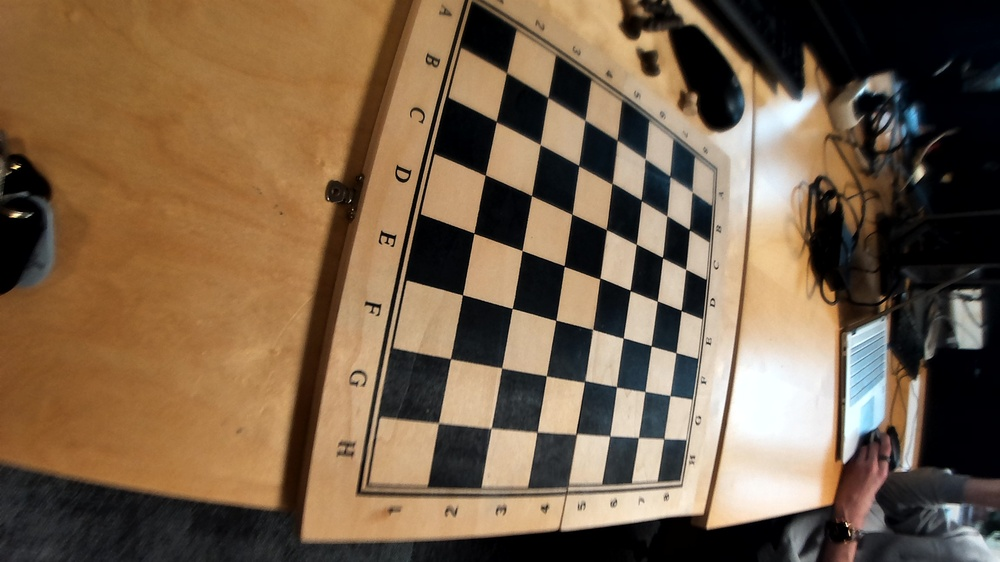
#> input picture camera_calibration/calibration/WIN_20230517_11_08_42_Pro.jpg, 1000 x 562 px, shrunk from 2304 x 1296 before the run; its folder holds 4 pictures in this run
$ python calibrate_camera.py
#> lines starting #> are read from the running program, lines starting #| are printed output that depends on the picture
import glob

import cv2
import numpy as np
np.set_printoptions(suppress=True)

# Set the number of chessboard corners
num_corners_x = 7
num_corners_y = 7

# Set the size of the chessboard squares in meters
square_size = 0.035

# Prepare object points, e.g., (0,0,0), (1,0,0), (2,0,0), ..., (8,5,0)
object_points = np.zeros((num_corners_x * num_corners_y, 3), np.float32)
object_points[:,:2] = np.mgrid[0:num_corners_x, 0:num_corners_y].T.reshape(-1, 2) * square_size

# Arrays to store object points and image points from calibration images
object_points_list = []   # 3D points in real world space
image_points_list = []    # 2D points in image plane

# Read calibration images and detect chessboard corners
calibration_images = glob.glob('calibration/*.jpg')  # Adjust the path to your calibration image directory
print(len(calibration_images))
for image_path in calibration_images:
    image = cv2.imread(image_path)
#> image is the input picture: shape (562, 1000, 3); mean B, G, R 73.5, 97.2, 119.9
    gray = cv2.cvtColor(image, cv2.COLOR_BGR2GRAY)
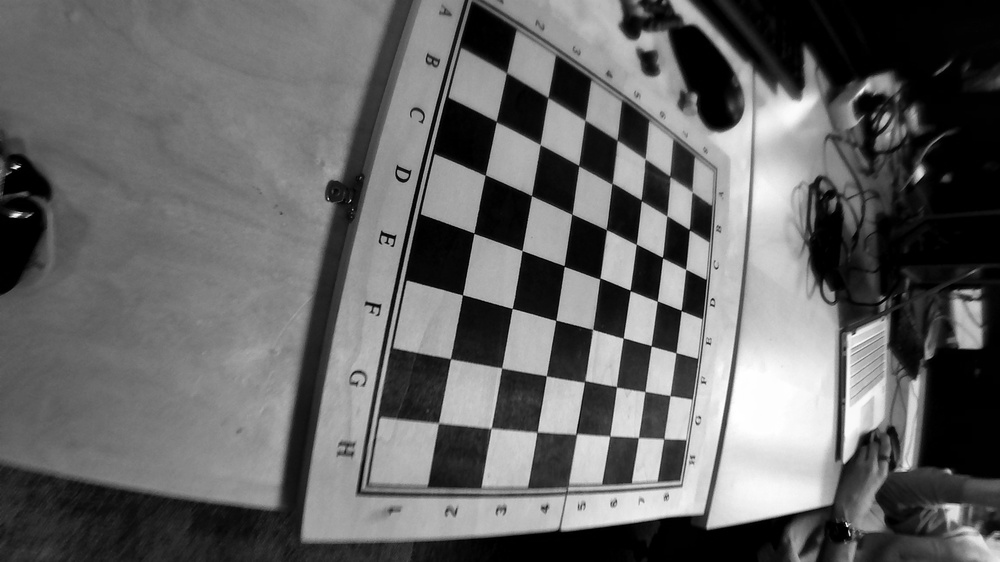
#> gray: shape (562, 1000); min 0, max 255, mean 101.3

    # Find chessboard corners
    ret, corners = cv2.findChessboardCorners(gray, (num_corners_x, num_corners_y), None)
#> ret = True; corners = 49 rows, first 8: [506.4, 73.1], [547.8, 97.76], [584.8, 120.3], [617.2, 140.5], [645.1, 158.8], [669.9, 176.4], [692.4, 192.1], [496.4, 121.7]
    # If corners are found, add object points and image points
    if ret:
        object_points_list.append(object_points)
        image_points_list.append(corners)
#> pass 2 of the loop `for image_path in calibration_images:`:
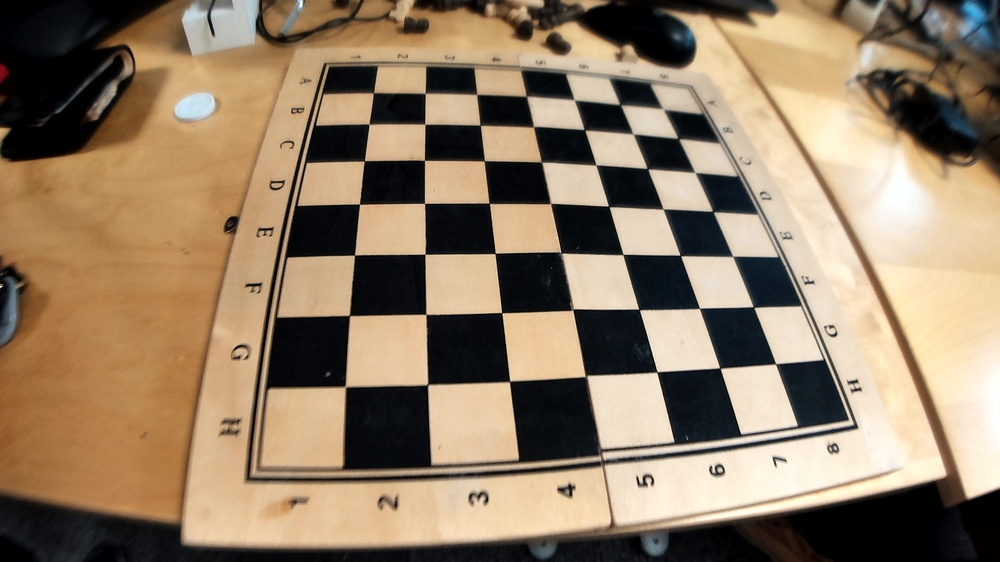
#> input picture camera_calibration/calibration/WIN_20230517_11_08_46_Pro.jpg, 1000 x 562 px, shrunk from 2304 x 1296 before the run
#> image is the input picture: shape (562, 1000, 3); mean B, G, R 101.5, 125.7, 146
#> `gray = cv2.cvtColor(image, cv2.COLOR_BGR2GRAY)`:
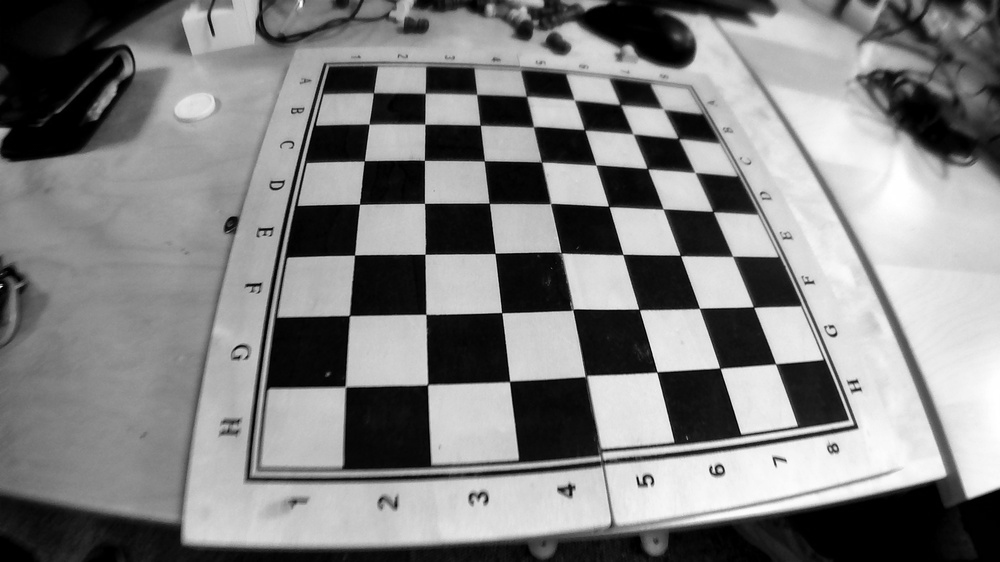
#> gray: shape (562, 1000); min 0, max 255, mean 129
#> corners = 49 rows, first 8: [373.4, 92.82], [425.2, 93.46], [476.7, 94.53], [526.5, 96.62], [574.2, 99.84], [619.8, 104.4], [663.8, 109.4], [369.1, 124.3]
#> pass 3 of the loop `for image_path in calibration_images:`:
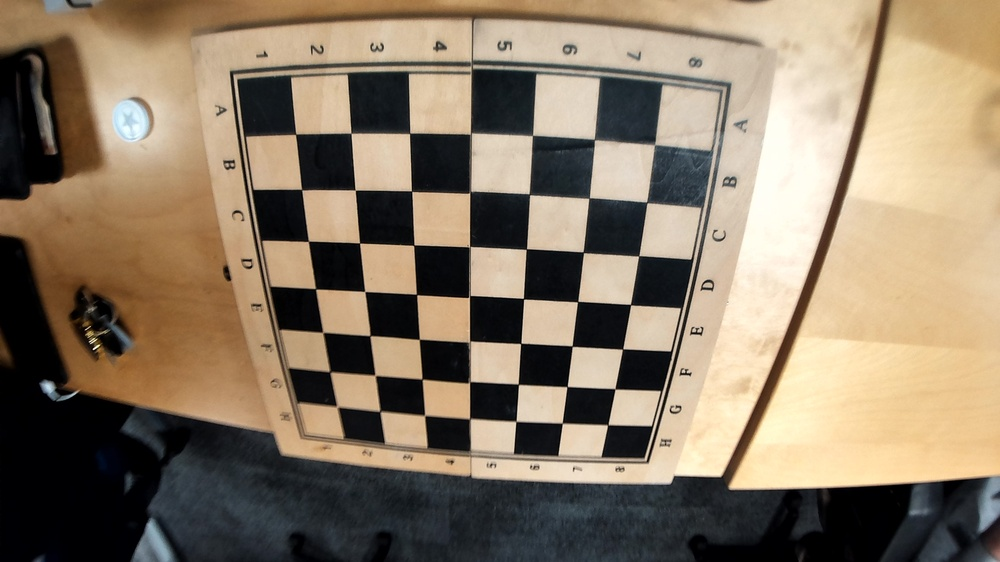
#> input picture camera_calibration/calibration/WIN_20230517_11_08_52_Pro.jpg, 1000 x 562 px, shrunk from 2304 x 1296 before the run
#> image is the input picture: shape (562, 1000, 3); mean B, G, R 101.8, 122.1, 137.9
#> `gray = cv2.cvtColor(image, cv2.COLOR_BGR2GRAY)`:
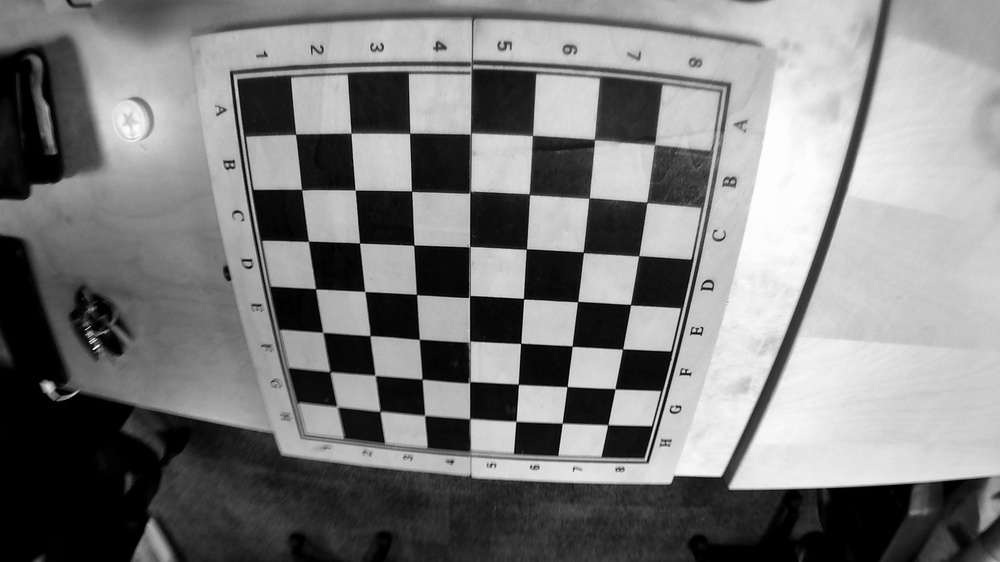
#> gray: shape (562, 1000); min 0, max 254, mean 124.5
#> corners = 49 rows, first 8: [295.7, 134.5], [350.9, 133.4], [409.7, 133.7], [470.9, 134], [532.2, 135.7], [594.3, 139.8], [654.2, 145.4], [301.6, 189.6]
#> the loop made 4 passes; the first 3 are shown

# Perform camera calibration
ret, camera_matrix, distortion_coeffs, _, _ = cv2.calibrateCamera(object_points_list, image_points_list, gray.shape[::-1], None, None)

# Print the camera calibration matrix
print("Camera Calibration Matrix:")
print(camera_matrix)
print(distortion_coeffs)
